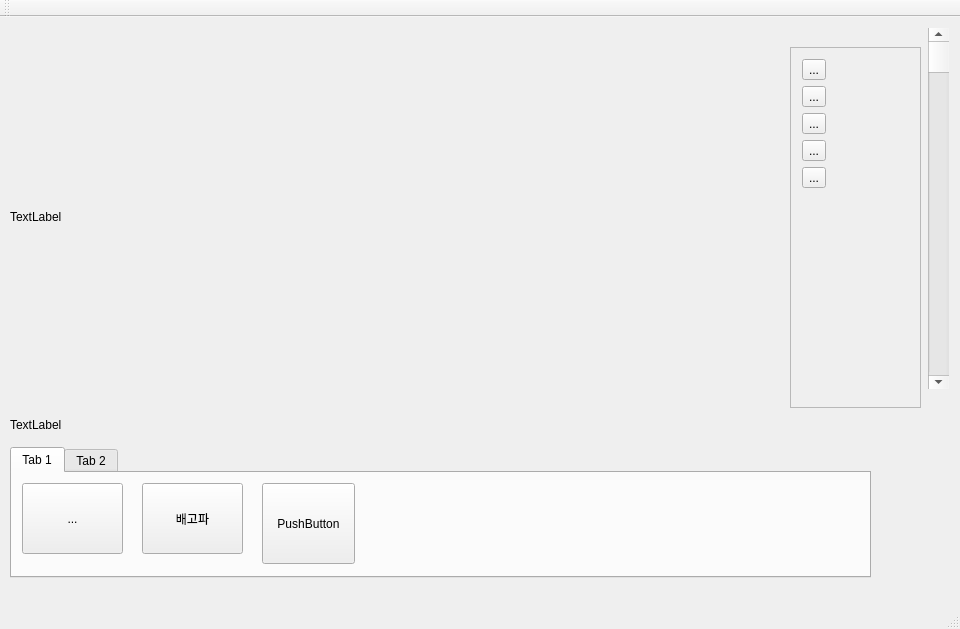
<?xml version="1.0" encoding="UTF-8"?>
<ui version="4.0">
 <class>QtGuiApplication2Class</class>
 <widget class="QMainWindow" name="QtGuiApplication2Class">
  <property name="geometry">
   <rect>
    <x>0</x>
    <y>0</y>
    <width>960</width>
    <height>629</height>
   </rect>
  </property>
  <property name="windowTitle">
   <string>QtGuiApplication2</string>
  </property>
  <widget class="QWidget" name="centralWidget">
   <widget class="QLabel" name="camViewer">
    <property name="geometry">
     <rect>
      <x>10</x>
      <y>20</y>
      <width>640</width>
      <height>360</height>
     </rect>
    </property>
    <property name="maximumSize">
     <size>
      <width>640</width>
      <height>360</height>
     </size>
    </property>
    <property name="text">
     <string>TextLabel</string>
    </property>
    <property name="buddy">
     <cstring>scrollArea</cstring>
    </property>
   </widget>
   <widget class="QScrollArea" name="scrollArea">
    <property name="geometry">
     <rect>
      <x>790</x>
      <y>30</y>
      <width>131</width>
      <height>361</height>
     </rect>
    </property>
    <property name="mouseTracking">
     <bool>true</bool>
    </property>
    <property name="tabletTracking">
     <bool>true</bool>
    </property>
    <property name="widgetResizable">
     <bool>true</bool>
    </property>
    <widget class="QWidget" name="scrollAreaWidgetContents">
     <property name="geometry">
      <rect>
       <x>0</x>
       <y>0</y>
       <width>129</width>
       <height>359</height>
      </rect>
     </property>
     <layout class="QFormLayout" name="formLayout">
      <item row="0" column="0">
       <widget class="QToolButton" name="toolButton_3">
        <property name="text">
         <string>...</string>
        </property>
       </widget>
      </item>
      <item row="1" column="0">
       <widget class="QToolButton" name="toolButton_4">
        <property name="text">
         <string>...</string>
        </property>
       </widget>
      </item>
      <item row="2" column="0">
       <widget class="QToolButton" name="toolButton_5">
        <property name="text">
         <string>...</string>
        </property>
       </widget>
      </item>
      <item row="3" column="0">
       <widget class="QToolButton" name="toolButton_6">
        <property name="text">
         <string>...</string>
        </property>
       </widget>
      </item>
      <item row="4" column="0">
       <widget class="QToolButton" name="toolButton_7">
        <property name="text">
         <string>...</string>
        </property>
       </widget>
      </item>
     </layout>
    </widget>
   </widget>
   <widget class="QScrollBar" name="verticalScrollBar">
    <property name="geometry">
     <rect>
      <x>928</x>
      <y>11</y>
      <width>21</width>
      <height>361</height>
     </rect>
    </property>
    <property name="orientation">
     <enum>Qt::Vertical</enum>
    </property>
   </widget>
   <widget class="QTabWidget" name="tabWidget">
    <property name="geometry">
     <rect>
      <x>10</x>
      <y>430</y>
      <width>861</width>
      <height>131</height>
     </rect>
    </property>
    <property name="currentIndex">
     <number>0</number>
    </property>
    <widget class="QWidget" name="tab">
     <attribute name="title">
      <string>Tab 1</string>
     </attribute>
     <widget class="QToolButton" name="toolButton_2">
      <property name="geometry">
       <rect>
        <x>10</x>
        <y>10</y>
        <width>101</width>
        <height>71</height>
       </rect>
      </property>
      <property name="text">
       <string>...</string>
      </property>
     </widget>
     <widget class="QToolButton" name="toolButton">
      <property name="geometry">
       <rect>
        <x>130</x>
        <y>10</y>
        <width>101</width>
        <height>71</height>
       </rect>
      </property>
      <property name="text">
       <string>배고파</string>
      </property>
     </widget>
     <widget class="QPushButton" name="pushButton">
      <property name="geometry">
       <rect>
        <x>250</x>
        <y>10</y>
        <width>93</width>
        <height>81</height>
       </rect>
      </property>
      <property name="text">
       <string>PushButton</string>
      </property>
     </widget>
    </widget>
    <widget class="QWidget" name="tab_2">
     <attribute name="title">
      <string>Tab 2</string>
     </attribute>
    </widget>
   </widget>
   <widget class="QLabel" name="label">
    <property name="geometry">
     <rect>
      <x>10</x>
      <y>400</y>
      <width>731</width>
      <height>16</height>
     </rect>
    </property>
    <property name="text">
     <string>TextLabel</string>
    </property>
   </widget>
  </widget>
  <widget class="QMenuBar" name="menuBar">
   <property name="geometry">
    <rect>
     <x>0</x>
     <y>0</y>
     <width>960</width>
     <height>26</height>
    </rect>
   </property>
  </widget>
  <widget class="QToolBar" name="mainToolBar">
   <attribute name="toolBarArea">
    <enum>TopToolBarArea</enum>
   </attribute>
   <attribute name="toolBarBreak">
    <bool>false</bool>
   </attribute>
  </widget>
  <widget class="QStatusBar" name="statusBar"/>
 </widget>
 <layoutdefault spacing="6" margin="11"/>
 <resources>
  <include location="QtGuiApplication2.qrc"/>
 </resources>
 <connections>
  <connection>
   <sender>toolButton</sender>
   <signal>clicked()</signal>
   <receiver>toolButton</receiver>
   <slot>animateClick()</slot>
   <hints>
    <hint type="sourcelabel">
     <x>190</x>
     <y>534</y>
    </hint>
    <hint type="destinationlabel">
     <x>190</x>
     <y>534</y>
    </hint>
   </hints>
  </connection>
 </connections>
</ui>
